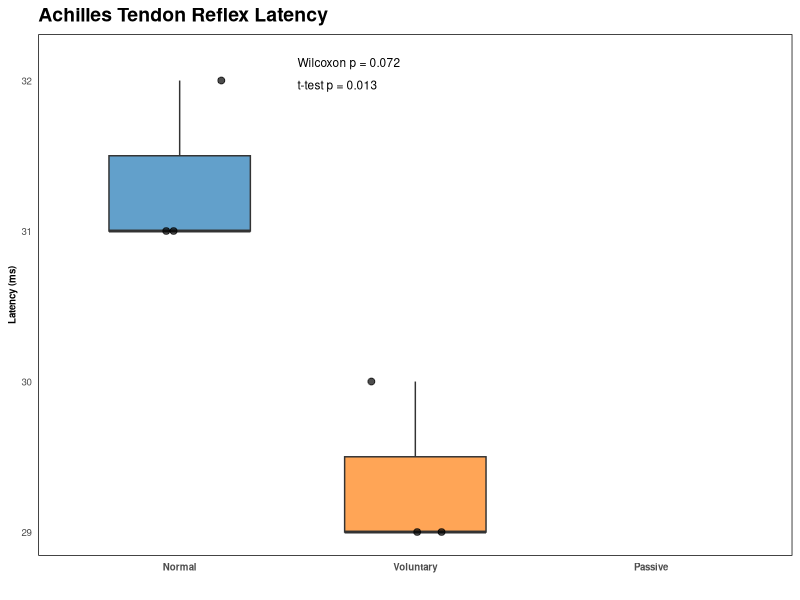
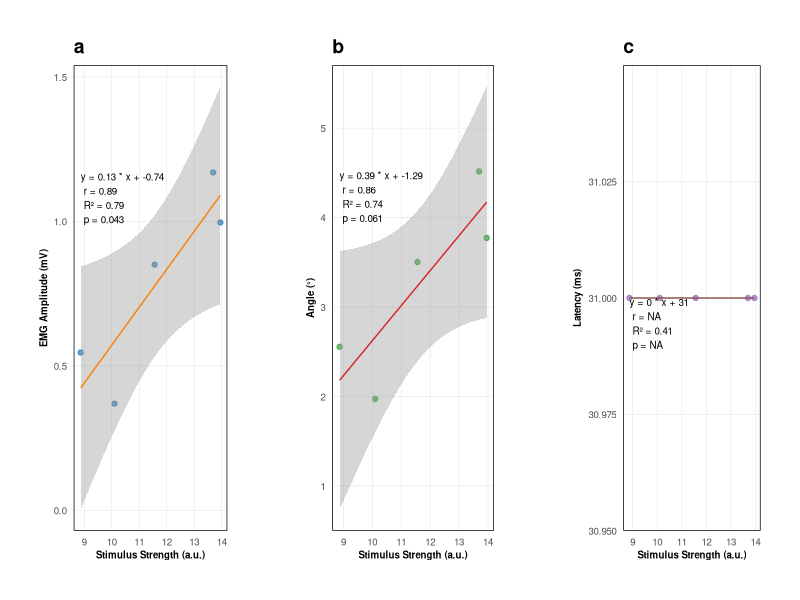
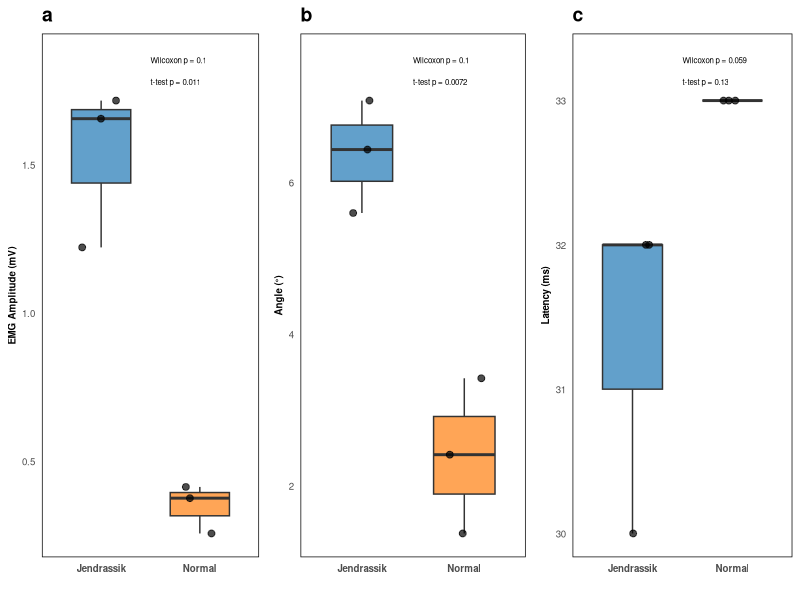
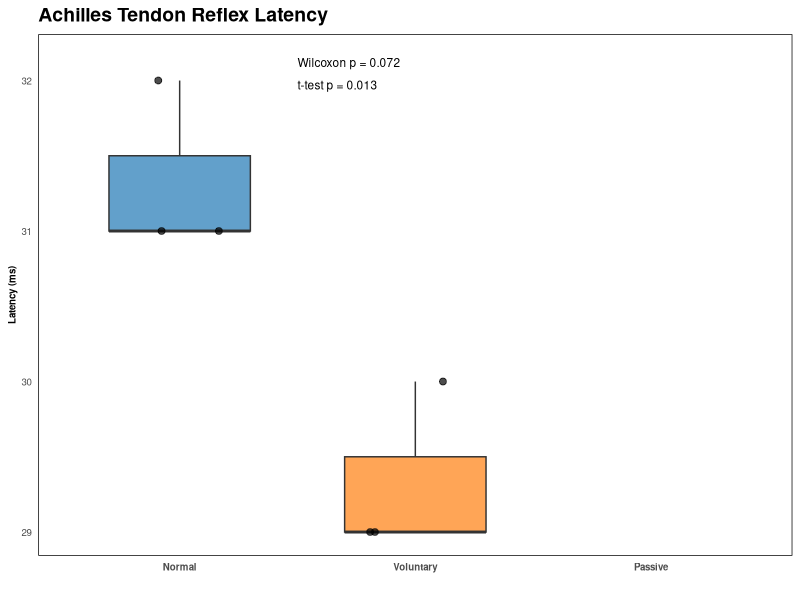

Write R code to recreate these figures, in order.
# QBio501 Practical data analysis
# Zio Kim

####---- Stimulus Strength vs. EMP Amplitude, Angular Displacement, Latency

# Load necessary libraries
library(ggplot2)
library(ggpubr) # For adding p-values
library(dplyr)  # For data manipulation

# Export rawdata
setwd("~/Downloads/") # Set working directory
data <- read.csv("501_rawdata.csv") # Load data

# Subset data
data1 <- data[1:5, c(2, 3)] # stimulus strength vs. EMG amp.
data2 <- data[1:5, c(2, 4)] # stimulus strength vs. angle
data3 <- data[1:5, c(2, 5)] # stimulus strength vs. latency

# Define a function to perform linear regression and plot
plot_linear_regression <- function(data, x_col, y_col, title, point_color, line_color, xlab, ylab) {
  # Perform linear regression
  formula <- as.formula(paste(y_col, "~", x_col)) # Dynamically create formula
  model <- lm(formula, data = data)
  
  # Extract coefficients
  intercept <- coef(model)[1]
  slope <- coef(model)[2]
  
  # Calculate Pearson correlation, R-squared, and p-value
  cor_test <- cor.test(data[[x_col]], data[[y_col]])
  r <- cor_test$estimate
  r2 <- summary(model)$r.squared
  p_value <- cor_test$p.value
  
  # Create equation text
  equation <- paste("y =", round(slope, 2), "* x +", round(intercept, 2))
  
  # Create annotation text
  annotation <- paste(
    equation, "\n",
    "r =", round(r, 2), "\n",
    "R² =", round(r2, 2), "\n",
    "p =", format.pval(p_value, digits = 2)
  )
  
  # Plot scatter plot with regression line
  ggplot(data, aes(x = .data[[x_col]], y = .data[[y_col]])) +
    geom_point(color = point_color, size = 1.5, alpha = 0.7) + # Custom point color and size
    geom_smooth(method = "lm", col = line_color, linewidth = 0.5) + # Custom regression line color and thickness
    labs(x = xlab, y = ylab, title = title) + # Custom axis labels and title
    annotate("text", x = min(data[[x_col]]), y = max(data[[y_col]]), 
             label = annotation, hjust = 0, vjust = 1, 
             size = 2.5, col = "black", family = "Helvetica") + # Annotation in Helvetica size 7
    theme_minimal(base_family = "Helvetica") + # Use Helvetica font
    theme(
      plot.title = element_text(size = 14, face = "bold"), # Title size 14, not centered
      axis.title = element_text(size = 7, face = "bold"), # Axis titles size 7
      axis.text = element_text(size = 7), # Axis text size 7
      panel.grid.major = element_line(color = "gray90", linewidth = 0.2), # Light grid lines
      panel.grid.minor = element_blank(), # Remove minor grid lines
      panel.border = element_rect(color = "black", fill = NA, linewidth = 0.5), # Add border
      plot.margin = unit(c(1, 1, 1, 1), "cm") # Add margins
    )
}

# Plot the three datasets with different colors and custom axis labels
plot1 <- plot_linear_regression(data1, x_col = "stimulus_strength", y_col = "emg_amplitude", 
                                title = "a", point_color = "#1f77b4", line_color = "#ff7f0e", 
                                xlab = "Stimulus Strength (a.u.)", ylab = "EMG Amplitude (mV)")
plot2 <- plot_linear_regression(data2, x_col = "stimulus_strength", y_col = "angle", 
                                title = "b", point_color = "#2ca02c", line_color = "#d62728", 
                                xlab = "Stimulus Strength (a.u.)", ylab = "Angle (°)")
plot3 <- plot_linear_regression(data3, x_col = "stimulus_strength", y_col = "latency", 
                                title = "c", point_color = "#9467bd", line_color = "#8c564b", 
                                xlab = "Stimulus Strength (a.u.)", ylab = "Latency (ms)")

# Arrange plots in a grid with a total width of 180 mm
combined_plot_1 <- ggarrange(plot1, plot2, plot3, ncol = 3, nrow = 1, widths = c(1, 1, 1))

# Save the combined plot with a width of 180 mm and high resolution
ggsave(filename = "fig2.png", plot = combined_plot_1, 
       width = 180, height = 60, units = "mm", dpi = 300)

####---- Jendrassik manoeuvre

# Subset data
data4 <- data[1:6,6:9]

# Define a function to create boxplots with individual data points and annotate p-values
create_boxplot <- function(data, x_var, y_var, title, y_lab) {
  # Perform Wilcoxon rank-sum test (Mann-Whitney U test)
  wilcox_test <- wilcox.test(data[[y_var]] ~ data[[x_var]])
  wilcox_p_value <- wilcox_test$p.value
  
  # Perform t-test
  t_test <- t.test(data[[y_var]] ~ data[[x_var]])
  t_p_value <- t_test$p.value
  
  # Calculate y-axis limits
  y_max <- max(data[[y_var]])
  y_min <- min(data[[y_var]])
  
  # Create the plot
  ggplot(data, aes(x = .data[[x_var]], y = .data[[y_var]], fill = .data[[x_var]])) +
    geom_boxplot(width = 0.6, alpha = 0.7, outlier.shape = NA) + # Boxplot
    geom_jitter(width = 0.2, height = 0, size = 2, alpha = 0.7, color = "black") + # Align dots horizontally
    annotate("text", x = 1.5, y = y_max + 0.1 * (y_max - y_min), 
             label = paste("Wilcoxon p =", format.pval(wilcox_p_value, digits = 2)), 
             size = 2, family = "Helvetica", hjust = 0, vjust = 1) + # Add Wilcoxon p-value
    annotate("text", x = 1.5, y = y_max + 0.05 * (y_max - y_min), 
             label = paste("t-test p =", format.pval(t_p_value, digits = 2)), 
             size = 2, family = "Helvetica", hjust = 0, vjust = 1) + # Add t-test p-value
    labs(title = title, y = y_lab, x = "") + # Axis labels and title
    scale_fill_manual(values = c("#1f77b4", "#ff7f0e")) + # Nature-style colors
    theme_minimal(base_family = "Helvetica") + # Use Helvetica font
    theme(
      plot.title = element_text(size = 14, face = "bold"), # Title size 14
      axis.text.x = element_text(size = 7, face = "bold"), # X-axis labels size 7
      axis.text.y = element_text(size = 7), # Y-axis labels size 7
      axis.title.y = element_text(size = 7, face = "bold"), # Y-axis title size 7
      panel.grid.major = element_blank(), # Remove major grid lines
      panel.grid.minor = element_blank(), # Remove minor grid lines
      panel.border = element_rect(color = "black", fill = NA, linewidth = 0.5), # Add border
      legend.position = "none" # Remove legend
    )
}

# Create the three boxplots
plot4 <- create_boxplot(data4, x_var = "condition", y_var = "emg", 
                        title = "a", y_lab = "EMG Amplitude (mV)")
plot5 <- create_boxplot(data4, x_var = "condition", y_var = "angle.1", 
                        title = "b", y_lab = "Angle (°)")
plot6 <- create_boxplot(data4, x_var = "condition", y_var = "latency.1", 
                        title = "c", y_lab = "Latency (ms)")

# Arrange plots in a grid
combined_plot_2 <- ggarrange(plot4, plot5, plot6, ncol = 3, nrow = 1)

# Save the combined plot with high resolution
ggsave(filename = "fig3.png", plot = combined_plot_2, 
       width = 180, height = 80, units = "mm", dpi = 300)

####---- Passive vs. Voluntary stretching

# Subset the data
data5 <- data[, 10:11]

# Define the order of conditions explicitly
data5$condition.1 <- factor(data5$condition.1, levels = c("Normal", "Voluntary", "Passive"))

# Filter out NA values for statistical tests
data_filtered <- data5 %>%
  filter(!is.na(latency.2))

# Perform Wilcoxon rank-sum test (Mann-Whitney U test) for 2 conditions
wilcox_test <- wilcox.test(latency.2 ~ condition.1, data = data_filtered)
wilcox_p_value <- wilcox_test$p.value

# Perform t-test for 2 conditions
t_test <- t.test(latency.2 ~ condition.1, data = data_filtered)
t_p_value <- t_test$p.value

# Calculate y-axis limits for annotations
y_max <- max(data5$latency.2, na.rm = TRUE)
y_min <- min(data5$latency.2, na.rm = TRUE)

# Create the plot
ggplot(data5, aes(x = condition.1, y = latency.2, fill = condition.1)) +
  geom_boxplot(width = 0.6, alpha = 0.7, outlier.shape = NA) + # Boxplot
  geom_jitter(width = 0.2, height = 0, size = 2, alpha = 0.7, color = "black") + # Individual data points
  annotate("text", x = 1.5, y = y_max + 0.05 * (y_max - y_min), 
           label = paste("Wilcoxon p =", format.pval(wilcox_p_value, digits = 2)), 
           size = 3, family = "Helvetica", hjust = 0, vjust = 1) + # Add Wilcoxon p-value
  annotate("text", x = 1.5, y = y_max + 0.0 * (y_max - y_min), 
           label = paste("t-test p =", format.pval(t_p_value, digits = 2)), 
           size = 3, family = "Helvetica", hjust = 0, vjust = 1) + # Add t-test p-value
  labs(title = "Achilles Tendon Reflex Latency", y = "Latency (ms)", x = "") + # Axis labels and title
  scale_fill_manual(values = c("#1f77b4", "#ff7f0e", "#2ca02c")) + # Nature-style colors
  theme_minimal(base_family = "Helvetica") + # Use Helvetica font
  theme(
    plot.title = element_text(size = 14, face = "bold"), # Title size 14
    axis.text.x = element_text(size = 7, face = "bold"), # X-axis labels size 7
    axis.text.y = element_text(size = 7), # Y-axis labels size 7
    axis.title.y = element_text(size = 7, face = "bold"), # Y-axis title size 7
    panel.grid.major = element_blank(), # Remove major grid lines
    panel.grid.minor = element_blank(), # Remove minor grid lines
    panel.border = element_rect(color = "black", fill = NA, linewidth = 0.5), # Add border
    legend.position = "none" # Remove legend
  )


# Save the plot with high resolution
ggsave(filename = "fig4.png", width = 180, height = 80, units = "mm", dpi = 300)
